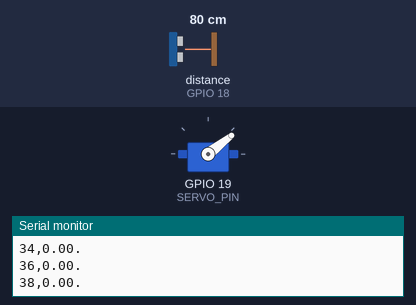
The sketch below on a simulated ESP32. On the bench: servo, the last lines printed to the serial monitor. Wiring (inferred from the names in the program): ultrasonic range finder: trigger GPIO 5; echo GPIO 18. Inputs (shaded band) come from the test bench; at power-on: distance to the obstacle (sensor on GPIO 18) 80 cm. The echo pulse lasts 58.3 µs per cm.

Above: at 1.3 s.
1.4 s: distance to the obstacle (sensor on GPIO 18) set to 2 cm
At 1.67 s:
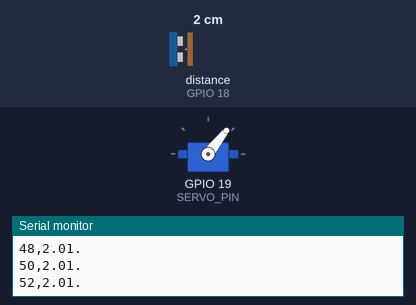
4.4 s: distance to the obstacle (sensor on GPIO 18) set to 250 cm
At 4.95 s:
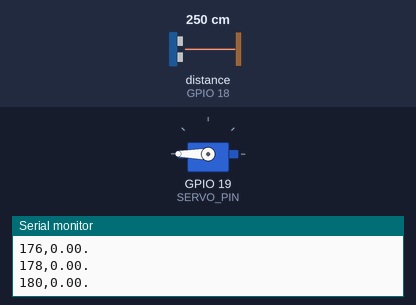
Timing chart, 0 to 13.4 s (numbered marks = the images above; inputs shaded):
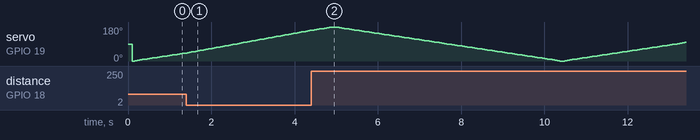

The sketch:

radar_system.ino
```cpp
// (licence header left out)
#include <ESP32Servo.h>

#define TRIG_PIN 5
#define ECHO_PIN 18
#define SERVO_PIN 19

Servo myServo;

// Get distance in centimeters using HC-SR04-like ultrasonic sensor
// Timeout set roughly for max 40 cm (~2.5 ms). pulseIn timeout in microseconds.
float getDistanceCm() {
  digitalWrite(TRIG_PIN, LOW);
  delayMicroseconds(3);

  digitalWrite(TRIG_PIN, HIGH);
  delayMicroseconds(10);
  digitalWrite(TRIG_PIN, LOW);

  // timeout in microseconds (4000 us = 4 ms)
  long duration = pulseIn(ECHO_PIN, HIGH, 4000);
  if (duration == 0) return 0.0f; // no echo (timeout)

  // speed of sound ~ 34300 cm/s -> 0.0343 cm/us
  float distance = (duration * 0.0343f) / 2.0f;

  // filter: only keep values between 2 cm and 40 cm
  if (distance < 2.0f || distance > 40.0f) return 0.0f;

  return distance;
}

void setup() {
  Serial.begin(9600);
  // Attach servo (default min/max). If your servo needs calibration, use attach(pin, minPulse, maxPulse).
  myServo.attach(SERVO_PIN);
  pinMode(TRIG_PIN, OUTPUT);
  pinMode(ECHO_PIN, INPUT);

  digitalWrite(TRIG_PIN, LOW);
  delay(100);

  Serial.println("Radar system initialized");
}

void loop() {
  // Sweep from 0 to 180 degrees (step 2)
  for (int angle = 0; angle <= 180; angle += 2) {
    myServo.write(angle);
    delay(8); // faster sweep speed

    float distance = 0.0f;
    // average of 3 readings to reduce noise
    for (int i = 0; i < 3; i++) {
      distance += getDistanceCm();
      delay(5);
    }
    distance /= 3.0f;

    // print as: angle,distance.
    // trailing dot is intentional (parser expects dot-terminated lines)
    Serial.print(angle);
    Serial.print(",");
    Serial.print(distance, 2);
    Serial.println(".");
    delay(25);
  }

  // Sweep back from 180 to 0
  for (int angle = 180; angle >= 0; angle -= 2) {
    myServo.write(angle);
    delay(8);

    float distance = 0.0f;
    for (int i = 0; i < 3; i++) {
      distance += getDistanceCm();
      delay(5);
    }
    distance /= 3.0f;

    Serial.print(angle);
    Serial.print(",");
    Serial.print(distance, 2);
    Serial.println(".");
    delay(25);
  }
}
```
